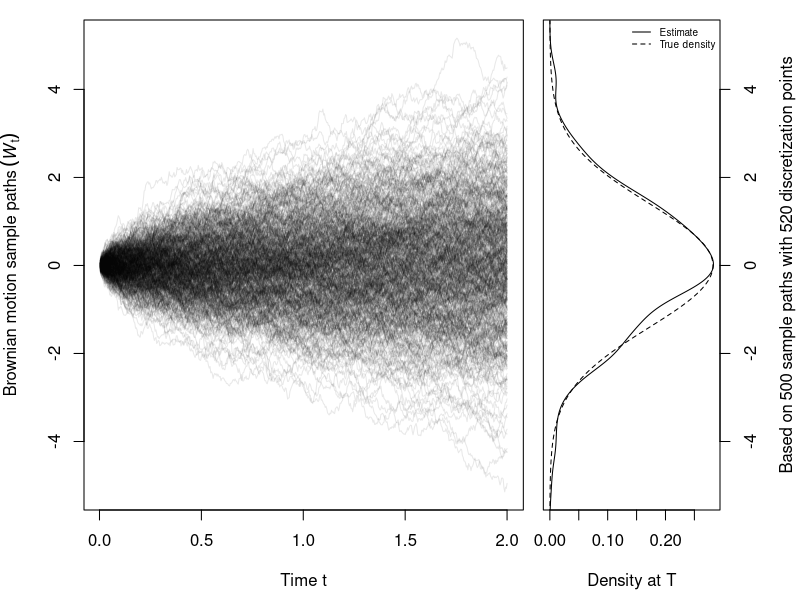
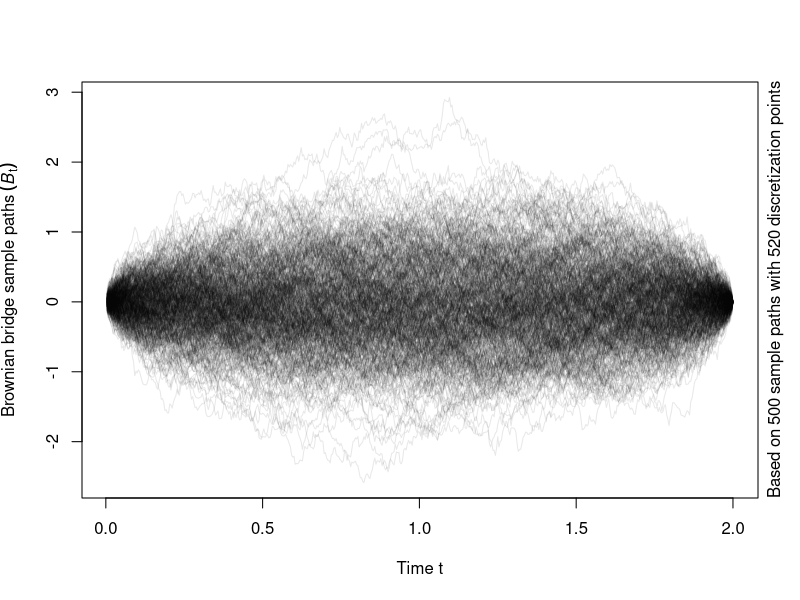
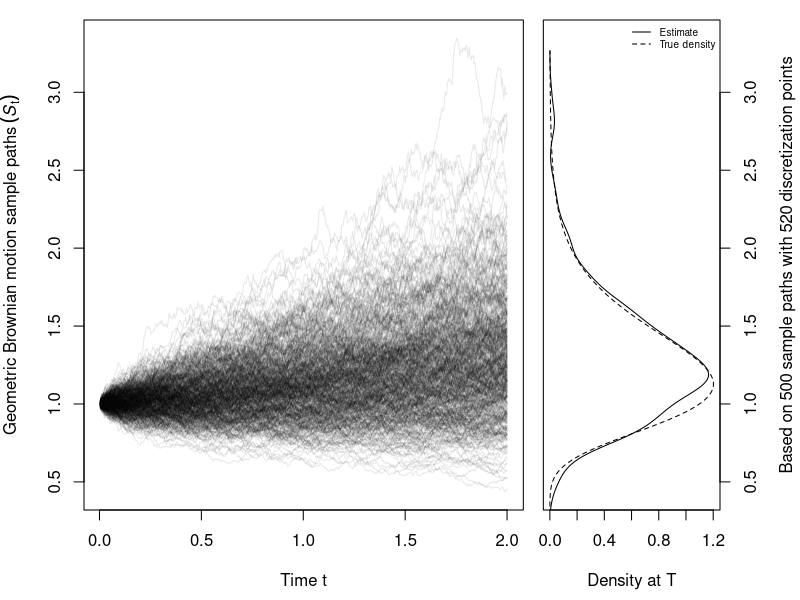

Generate these figures, in order, with R:
## By Marius Hofert and Erik Hintz (2023)

## Simulating paths from a Brownian motion, Brownian bridge and geometric
## Brownian motion


### 0 Auxiliary function #######################################################

##' @title Plotting Paths and Densities in a Single Plot
##' @param x (n, p)-matrix containing p simulated paths at discretization points t
##' @param t n-vector of time points t at which the paths are simulated
##' @param true.density true density function used in the right-hand side plot
##' @param ylab y-axis label for the left-hand side plot
##' @return invisible()
##' @author Marius Hofert
##' @note We pass a whole function here for the true model as it can be normal
##'       or log-normal the way we call the function later.
plot_with_densities <- function(x, t, true.density, ylab)
{
    ## Basics
    stopifnot(is.matrix(x), (n <- nrow(x)) == length(t))
    n <- nrow(x) # number of discretization points
    p <- ncol(x) # number of paths

    ## Setup layout and plot parameters
    layout(cbind(1, 2), width = c(1, 1/2)) # plot layout (with space to the right)
    opar <- par(mar = c(4.5, 4.2, 1, 0.5)) # reduce space around the main plot, especially to the right

    ## Plot of paths
    yran <- range(x) # range of all paths (so that all are visible in the plot(s))
    plot(NA, xlim = range(t), ylim = yran, xlab = "Time t", ylab = ylab)
    for(k in 1:p) # include all sample paths
        lines(t, x[,k], col = adjustcolor("black", alpha.f = 1/(1+p/50)))
    ## Note: matlines(t, x, col = adjustcolor("black", alpha.f = 1/(1+p/50)))
    ##       would be much faster but we keep the 'pedagogically meaningful'
    ##       loop here to see how the paths look like while being plotted.

    ## Plot of the density estimate and true density of all p-many values of the last row of x
    dens <- density(x[nrow(x),]) # density estimate of x[<last row>,]
    true <- true.density(dens$x) # true density N(0, T) evaluated at the same points
    par(mar = c(4.5, 0.5, 1, 4)) # reduce space around the second plot, especially to the left
    plot(dens$y, dens$x, type = "l", yaxt = "n", xlim = range(c(dens$y, true)),
         ylim = yran, # forces the two plots to have aligned y-axes
         xlab = "Density at T") # plot density estimate
    lines(true, dens$x, lty = 2) # plot true density
    legend("topright", bty = "n", lty = 1:2, cex = 0.6,
           legend = c("Estimate", "True density"))
    axis(4) # secondary y-axis
    mtext(substitute("Based on"~p.~"sample paths with"~n.~"discretization points",
                     list(p. = p, n. = n)), side = 4, line = 3) # secondary y-axis label

    ## Restore original plot parameters and layout
    par(opar) # restore plot parameters
    layout(1) # restore layout
    invisible()
}


### 1 Simulating a Brownian motion #############################################

## Simulation
T <- 2 # time horizon
n <- 520 # = 2 * 260; number of discretization points
t <- (1:n) * T/n # x-values for the paths
n.paths <- 500 # number of paths to be sampled
s <- sqrt(T/n) # scaling factor for each summand
set.seed(271) # for reproducibility
W.t <- replicate(n.paths, expr = cumsum(s * rnorm(n))) # (n, n.paths)-matrix
str(W.t)

## Plot paths with estimated and true density
plot_with_densities(W.t, t = t, true.density = function(x)
    dnorm(x, mean = 0, sd = sqrt(T - 0)),
    ylab = expression("Brownian motion sample paths"~(italic(W)[t])))


### 2 Simulating a Brownian bridge #############################################

## Simulation (transformation from W.t)
B.t <- apply(W.t, 2, function(w) w - ((1:n)/n) * tail(w, n = 1))

## Plot paths
plot(NA, xlim = range(t), ylim = range(B.t), xlab = "Time t",
     ylab = expression("Brownian bridge sample paths"~(italic(B)[t])))
for(k in 1:n.paths) # include all sample paths
    lines(t, B.t[,k], col = adjustcolor("black", alpha.f = 1/(1+n.paths/50)))
mtext(substitute("Based on"~n.paths.~"sample paths with"~n.~"discretization points",
                 list(n.paths. = n.paths, n. = n)), side = 4, line = 0.5, adj = 0) # secondary y-axis label


### 3 Simulating a geometric Brownian motion ###################################

## Simulation (transformation from W.t)
mu <- 0.1
sig <- 0.2
S.0 <- 1
X.t <- mu * t + sig * W.t # BM with drift
S.t <- S.0 * exp(X.t) # GBM

## Plot paths with estimated and true density
plot_with_densities(S.t, t = t, true.density = function(x)
    dlnorm(x, meanlog = log(S.0) + mu * T, # mean of log(S.t)
           sdlog = sig * sqrt(T - 0)), # standard deviation of log(S.t)
    ylab = expression("Geometric Brownian motion sample paths"~(italic(S)[t])))

